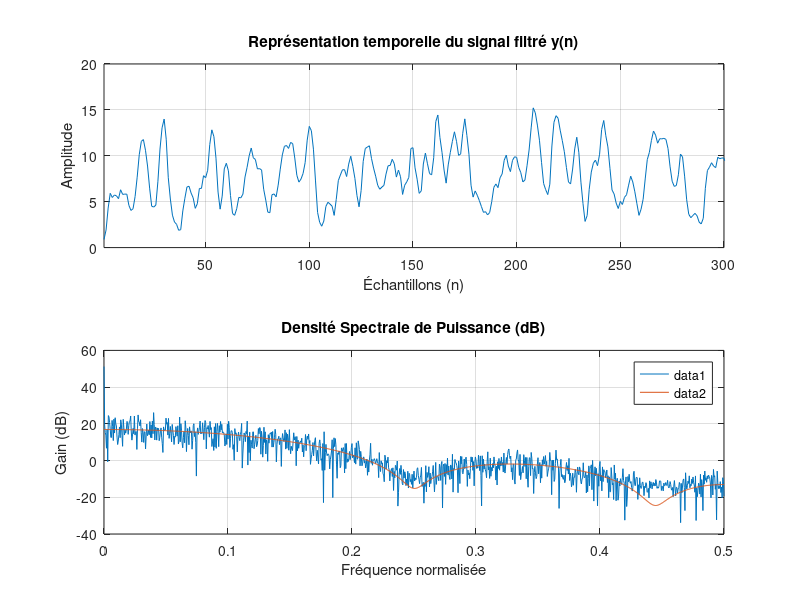

This figure's MATLAB source:
clear;
clc;

%%%%%%%%% Étape 2.2.1 : %%%%%%%%%

%% génération bbgc :

N = 2000;
m = 0;
sigma_carre = 1;
x = abs(sqrt(sigma_carre) + randn(1,N) + m);

%% création du filtre : 

f_1 = 1/4;
f_2 = 4/9;
R = 0;
r = 0.95;

%%% pôles

p_1 = R*exp(1i*2*pi*f_1);
p_2 = R*exp(1i*2*pi*f_2);

%%% zéros

z_1 = r*exp(1i*2*pi*f_1);
z_2 = conj(z_1);
z_3 = r*exp(1i*2*pi*f_2);
z_4 = conj(z_3);

%%% Numérateur

Zeros = [z_1 z_2 z_3 z_4];
B = poly(Zeros);

%%% Dénominateur : 
A = 1;

%% filtrage : 
y = filter(B,A,x);


%% Affichage de la réponse en fréquence (Réjections)
figure;

%%% Représentation temporelle %%%

n = 1:N;
% Plot simple du signal de sortie filtré
subplot(2,1,1);
plot(n, y);
grid on;

xlim([1 300]); 
xlabel('Échantillons (n)');
ylabel('Amplitude');
title('Représentation temporelle du signal filtré y(n)');

%%% Représentation spectrale %%%

fn = 0 : 1/N : 1/2; 

H = freqz(B, A, 2*pi*fn);

subplot(2,1,2);
plot(fn, abs(H), 'LineWidth', 1.5);
grid on;
xlabel('Fréquence normalisée (f)');
ylabel('Gain |H(f)|');
title('Réponse en fréquence du filtre (Réjections à f_1 et f_2)');


% Spectre de puissance
subplot(2,1,2);
[Pxx, f] = periodogram(y, [], 2000, 1); % DSP estimée (périodogramme)
H = freqz(B, A, f, 1); % Réponse en fréquence théorique
DSP_theorique = abs(H).^2; % DSP théorique

plot(f, 10*log10(Pxx)); % DSP estimée
hold on;
plot(f, 10*log10(DSP_theorique)); % DSP théorique
title('Densité Spectrale de Puissance (dB)');
xlabel('Fréquence normalisée'); 
ylabel('Gain (dB)');
legend('show'); 
grid on;
